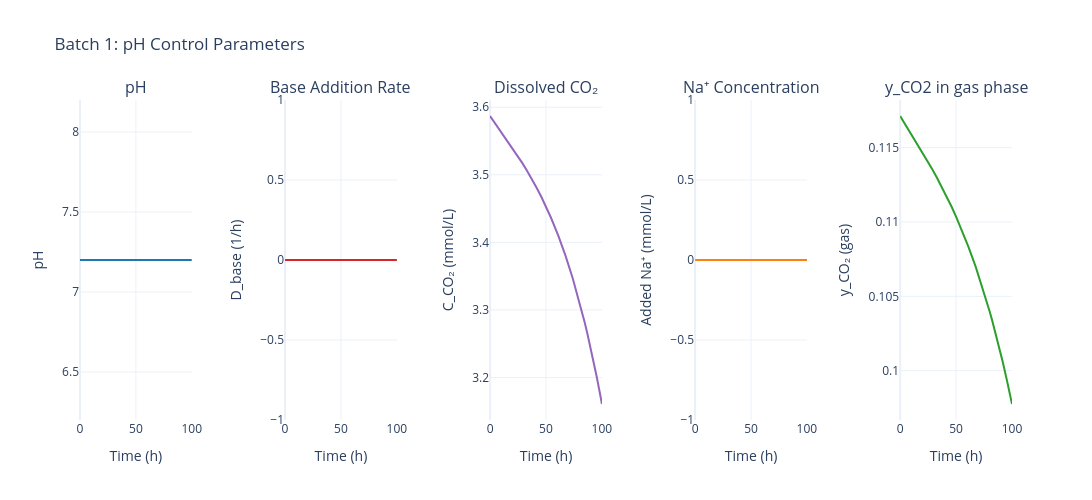

The code cell stored with this chart in its notebook:
### Markdown cell above
### 4.2. Test with custom layout

### Code cell
# Test with custom layout
custom_layout = {'height': 500, 'width': 2000}
fig_pH_custom = plot_batch_pH_control(sim, batch_number=1, layout_kwargs=custom_layout)
fig_pH_custom.show()

### Figure 1 — Plotly figure (JSON) as saved in the notebook; plotly's stock layout.template omitted (floating-point values rounded to 4 significant figures)
{"data": [{"hovertemplate": "Time: %{x:.1f} h<br>pH: %{y:.2f}<extra></extra>", "line": {"color": "#1f77b4", "width": 2}, "mode": "lines", "name": "pH", "type": "scatter", "x": [0.0, 0.0288, 0.05761, 0.1152, 0.1728, 0.2304, 0.8065, 1.383, 1.959, 2.535, 4.447, 6.359, 8.271, 10.18, 12.1, 14.87, 17.64, 20.42, 23.19, 25.97, 28.74, 33.03, 37.32, 41.62, 45.91, 50.2, 54.49, 61.01, 67.53, 74.04, 75.22, 76.4, 77.58, 78.76, 79.93, 82.29, 84.65, 87.0, 89.36, 91.71, 95.43, 99.14, 100.0], "xaxis": "x", "y": [7.2, 7.2, 7.2, 7.2, 7.2, 7.2, 7.2, 7.2, 7.2, 7.2, 7.2, 7.2, 7.2, 7.2, 7.2, 7.2, 7.2, 7.2, 7.2, 7.2, 7.2, 7.2, 7.2, 7.2, 7.2, 7.2, 7.2, 7.2, 7.2, 7.2, 7.2, 7.2, 7.2, 7.2, 7.2, 7.2, 7.2, 7.2, 7.2, 7.2, 7.2, 7.2, 7.2], "yaxis": "y"}, {"hovertemplate": "Time: %{x:.1f} h<br>D_base: %{y:.4f} 1/h<extra></extra>", "line": {"color": "#d62728", "width": 2}, "mode": "lines", "name": "D_base", "type": "scatter", "x": [0.0, 0.0288, 0.05761, 0.1152, 0.1728, 0.2304, 0.8065, 1.383, 1.959, 2.535, 4.447, 6.359, 8.271, 10.18, 12.1, 14.87, 17.64, 20.42, 23.19, 25.97, 28.74, 33.03, 37.32, 41.62, 45.91, 50.2, 54.49, 61.01, 67.53, 74.04, 75.22, 76.4, 77.58, 78.76, 79.93, 82.29, 84.65, 87.0, 89.36, 91.71, 95.43, 99.14, 100.0], "xaxis": "x2", "y": [0.0, 0.0, 0.0, 0.0, 0.0, 0.0, 0.0, 0.0, 0.0, 0.0, 0.0, 0.0, 0.0, 0.0, 0.0, 0.0, 0.0, 0.0, 0.0, 0.0, 0.0, 0.0, 0.0, 0.0, 0.0, 0.0, 0.0, 0.0, 0.0, 0.0, 0.0, 0.0, 0.0, 0.0, 0.0, 0.0, 0.0, 0.0, 0.0, 0.0, 0.0, 0.0, 0.0], "yaxis": "y2"}, {"hovertemplate": "Time: %{x:.1f} h<br>C_CO₂: %{y:.2f} mmol/L<extra></extra>", "line": {"color": "#9467bd", "width": 2}, "mode": "lines", "name": "C_CO₂", "type": "scatter", "x": [0.0, 0.0288, 0.05761, 0.1152, 0.1728, 0.2304, 0.8065, 1.383, 1.959, 2.535, 4.447, 6.359, 8.271, 10.18, 12.1, 14.87, 17.64, 20.42, 23.19, 25.97, 28.74, 33.03, 37.32, 41.62, 45.91, 50.2, 54.49, 61.01, 67.53, 74.04, 75.22, 76.4, 77.58, 78.76, 79.93, 82.29, 84.65, 87.0, 89.36, 91.71, 95.43, 99.14, 100.0], "xaxis": "x3", "y": [3.587, 3.587, 3.587, 3.587, 3.587, 3.586, 3.585, 3.584, 3.582, 3.581, 3.576, 3.572, 3.567, 3.563, 3.558, 3.552, 3.545, 3.539, 3.532, 3.525, 3.518, 3.506, 3.494, 3.481, 3.467, 3.452, 3.436, 3.41, 3.38, 3.346, 3.339, 3.332, 3.325, 3.318, 3.311, 3.297, 3.281, 3.265, 3.248, 3.23, 3.201, 3.169, 3.161], "yaxis": "y3"}, {"hovertemplate": "Time: %{x:.1f} h<br>Added Na⁺: %{y:.1f} mmol/L<extra></extra>", "line": {"color": "#ff7f0e", "width": 2}, "mode": "lines", "name": "Added Na⁺", "type": "scatter", "x": [0.0, 0.0288, 0.05761, 0.1152, 0.1728, 0.2304, 0.8065, 1.383, 1.959, 2.535, 4.447, 6.359, 8.271, 10.18, 12.1, 14.87, 17.64, 20.42, 23.19, 25.97, 28.74, 33.03, 37.32, 41.62, 45.91, 50.2, 54.49, 61.01, 67.53, 74.04, 75.22, 76.4, 77.58, 78.76, 79.93, 82.29, 84.65, 87.0, 89.36, 91.71, 95.43, 99.14, 100.0], "xaxis": "x4", "y": [0.0, 0.0, 0.0, 0.0, 0.0, 0.0, 0.0, 0.0, 0.0, 0.0, 0.0, 0.0, 0.0, 0.0, 0.0, 0.0, 0.0, 0.0, 0.0, 0.0, 0.0, 0.0, 0.0, 0.0, 0.0, 0.0, 0.0, 0.0, 0.0, 0.0, 0.0, 0.0, 0.0, 0.0, 0.0, 0.0, 0.0, 0.0, 0.0, 0.0, 0.0, 0.0, 0.0], "yaxis": "y4"}, {"hovertemplate": "Time: %{x:.1f} h<br>y_CO₂ (gas): %{y:.2f}<extra></extra>", "line": {"color": "#2ca02c", "width": 2}, "mode": "lines", "name": "y_CO₂ (gas)", "type": "scatter", "x": [0.0, 0.0288, 0.05761, 0.1152, 0.1728, 0.2304, 0.8065, 1.383, 1.959, 2.535, 4.447, 6.359, 8.271, 10.18, 12.1, 14.87, 17.64, 20.42, 23.19, 25.97, 28.74, 33.03, 37.32, 41.62, 45.91, 50.2, 54.49, 61.01, 67.53, 74.04, 75.22, 76.4, 77.58, 78.76, 79.93, 82.29, 84.65, 87.0, 89.36, 91.71, 95.43, 99.14, 100.0], "xaxis": "x5", "y": [0.1171, 0.1171, 0.1171, 0.1171, 0.1171, 0.1171, 0.117, 0.117, 0.1169, 0.1168, 0.1166, 0.1163, 0.1161, 0.1159, 0.1157, 0.1153, 0.115, 0.1146, 0.1143, 0.1139, 0.1135, 0.113, 0.1124, 0.1117, 0.111, 0.1103, 0.1096, 0.1083, 0.107, 0.1055, 0.1052, 0.1049, 0.1046, 0.1043, 0.104, 0.1034, 0.1027, 0.102, 0.1013, 0.1006, 0.09938, 0.09809, 0.09776], "yaxis": "y5"}], "layout": {"annotations": [{"font": {"size": 16}, "showarrow": false, "text": "pH", "x": 0.06, "xanchor": "center", "xref": "paper", "y": 1, "yanchor": "bottom", "yref": "paper"}, {"font": {"size": 16}, "showarrow": false, "text": "Base Addition Rate", "x": 0.28, "xanchor": "center", "xref": "paper", "y": 1, "yanchor": "bottom", "yref": "paper"}, {"font": {"size": 16}, "showarrow": false, "text": "Dissolved CO₂", "x": 0.5, "xanchor": "center", "xref": "paper", "y": 1, "yanchor": "bottom", "yref": "paper"}, {"font": {"size": 16}, "showarrow": false, "text": "Na⁺ Concentration", "x": 0.72, "xanchor": "center", "xref": "paper", "y": 1, "yanchor": "bottom", "yref": "paper"}, {"font": {"size": 16}, "showarrow": false, "text": "y_CO2 in gas phase", "x": 0.94, "xanchor": "center", "xref": "paper", "y": 1, "yanchor": "bottom", "yref": "paper"}], "font": {"size": 12}, "height": 500, "showlegend": false, "title": {"text": "Batch 1: pH Control Parameters"}, "width": 2000, "xaxis": {"anchor": "y", "domain": [0, 0.12], "title": {"text": "Time (h)"}}, "xaxis2": {"anchor": "y2", "domain": [0.22, 0.34], "title": {"text": "Time (h)"}}, "xaxis3": {"anchor": "y3", "domain": [0.44, 0.56], "title": {"text": "Time (h)"}}, "xaxis4": {"anchor": "y4", "domain": [0.66, 0.78], "title": {"text": "Time (h)"}}, "xaxis5": {"anchor": "y5", "domain": [0.88, 1], "title": {"text": "Time (h)"}}, "yaxis": {"anchor": "x", "domain": [0, 1], "title": {"text": "pH"}}, "yaxis2": {"anchor": "x2", "domain": [0, 1], "title": {"text": "D_base (1/h)"}}, "yaxis3": {"anchor": "x3", "domain": [0, 1], "title": {"text": "C_CO₂ (mmol/L)"}}, "yaxis4": {"anchor": "x4", "domain": [0, 1], "title": {"text": "Added Na⁺ (mmol/L)"}}, "yaxis5": {"anchor": "x5", "domain": [0, 1], "title": {"text": "y_CO₂ (gas)"}}}}
